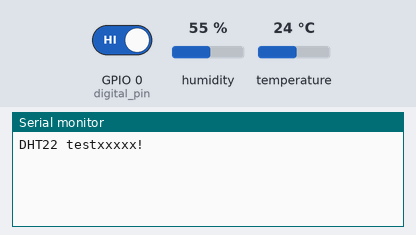
Recording of a sketch running on a simulated ESP8266 (NodeMCU). On the bench: the last lines printed to the serial monitor. Inputs (shaded band) come from the test bench; at power-on: humidity 55 %, GPIO 0 (digital_pin) HIGH, temperature 24 °C. WiFi joins after 1.5 s; servers stay silent unless stated.

Above: at 3.0 s.
3.1 s: humidity set to 22 %
At 4.2 s:
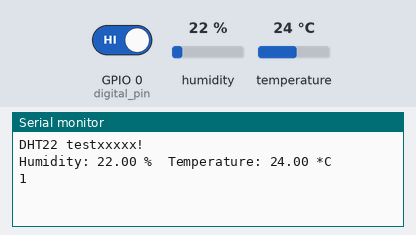
6.0 s: GPIO 0 (digital_pin) driven LOW
At 7.3 s:
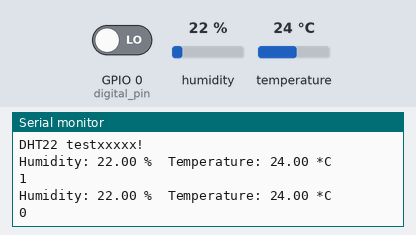
8.9 s: temperature set to 12 °C
At 11.2 s:
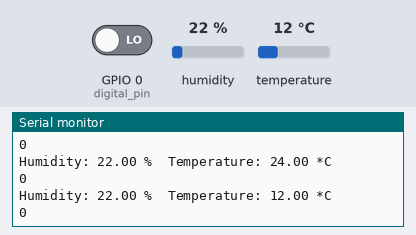
11.8 s: humidity set to 40 %
At 13.2 s:
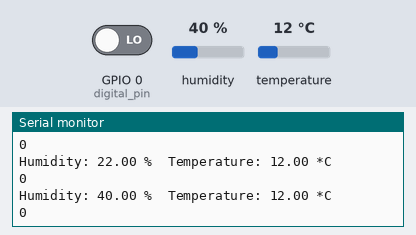

The sketch:

thingSpeak.ino
```cpp
#define BLYNK_PRINT Serial
#include <ESP8266WiFi.h>
#include <BlynkSimpleEsp8266.h>

//DHT22
#include "DHT.h"
#define DHTPIN 2     // what digital pin we're connected to
#define DHTTYPE DHT22   // DHT 22  (AM2302), AM2321
DHT dht(DHTPIN, DHTTYPE);

//Sensor TCR5000
const int digital_pin = 0;

char auth[] = "cdshcrhWymXT2jl8JHmfPKKFDaf2vBja";
char ssid[] = "Kruhong";
char pass[] = "panuwat1234567";

WiFiClient client;
void setup()
{
  Serial.begin(9600);
  Blynk.begin(auth, ssid, pass, "blynk.iot-cm.com", 8080);
  Serial.println("DHT22 testxxxxx!");
  dht.begin();
  pinMode(digital_pin,INPUT);
}

void loop()
{
  Blynk.run();
  delay(2000);
  float h = dht.readHumidity();
  float t = dht.readTemperature();

  if (isnan(h) || isnan(t)) {
    Serial.println("Failed to read from DHT sensor!");
    return;
  }

  Serial.print("Humidity: ");
  Serial.print(h);
  Serial.print(" %\t");
  Serial.print("Temperature: ");
  Serial.print(t);
  Serial.println(" *C ");

  Blynk.virtualWrite(V0, h);
  Blynk.virtualWrite(V1, t);


  int sensorValue = digitalRead(digital_pin);
  Serial.println(sensorValue);
  Blynk.virtualWrite(V3, sensorValue);
  delay(1);

 char thingSpeakAddress[] = "api.thingspeak.com";
 String writeAPIKey = "RA5XL3Y4K3TLBS3H";
 String data = "field1=" + String(h) + "&field2="+ String(t);
 if (client.connect(thingSpeakAddress, 80)) {
    client.print("POST /update HTTP/1.1\n");
    client.print("Host: api.thingspeak.com\n");
    client.print("Connection: close\n");
    client.print("X-THINGSPEAKAPIKEY: "+writeAPIKey+"\n");
    client.print("Content-Type: application/x-www-form-urlencoded\n");
    client.print("Content-Length: ");
    client.print(data.length());
    client.print("\n\n");
    client.print(data);
  }

}
```

Measured:
- after the input at 3.1 s, the serial monitor: prints a new line after 0.71 s (image 1)
- after the input at 6.0 s, the serial monitor: prints a new line at once (image 2)
- after the input at 8.9 s, the serial monitor: prints a new line after 1.5 s (image 3)
- after the input at 11.8 s, the serial monitor: prints a new line after 0.84 s (image 4)
